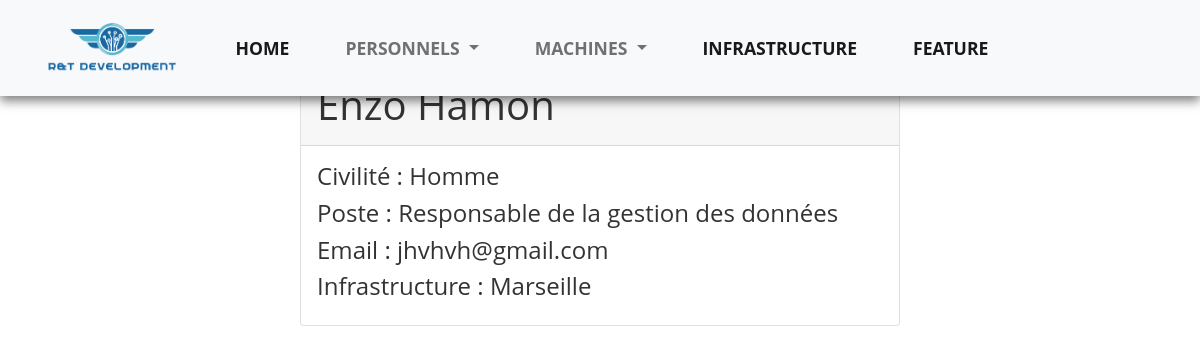
/computerApp/personnel/1 (signed in), run on the app's committed database.
### computerApp/models.py (models this page shows)
class Personnel(models.Model):
    Poste = (
        ('Ingénieur en sécurité informatique', 'Ingénieur en sécurité informatique'),
        ('Administrateur système', 'Administrateur système'),
        ('Administrateur réseau', 'Administrateur réseau'),
        ('Technicien support informatique', 'Technicien support informatique'),
        ("Analyste en systèmes d'information", "Analyste en systèmes d'information"),
        ("Développeur d'applications", "Développeur d'applications"),
        ('Responsable de la gestion des données', 'Responsable de la gestion des données'),
    )
    Infrastructure = (
        ('Poitiers', 'Poitiers'),
        ('Marseille', 'Marseille'),
        ('Châtellerault', 'Châtellerault'),
    )
    Civilite = (
        ('Homme',('Homme')),
        ('Femme',('Femme')),
        ('Indéfini',('Indéfini')),
    )
    id = models.AutoField(primary_key=True, editable=False)
    civilite = models.CharField(max_length = 32, choices=Civilite,default='Indéfini')
    prenom = models.CharField(max_length=200)
    nom = models.CharField(max_length=200)
    email = models.CharField(max_length=50,validators=[EmailValidator(message="Veuillez entrer une adresse email valide.")])
    poste = models.CharField(max_length = 40, choices=Poste,default='Employer')
    infrastructure = models.CharField(max_length = 60,choices=Infrastructure, default='Marseille')

### computerApp/views.py (the view)
# urls.py: path('personnel/<pk>' ,views.personnel_detail_view ,name='personnel-detail'),
def personnel_detail_view(request,pk):
    personnel = get_object_or_404(Personnel,id=pk)
    context = {"personnel":personnel}
    return render(request,'computerApp/personnel_detail.html',context)

### computerApp/templates/computerApp/personnel_detail.html
{% extends "index.html" %}
{% load static %}
{% block content%}
<link rel="stylesheet" type="text/css" href="{% static 'style_personnel_detail.css' %}">
<div style="margin-top:6%">
  <div class="container">
    <div class="card mx-auto mt-5 taille">
      <div class="card-header">
        <h1>{{personnel.prenom}} {{personnel.nom}}</h1>
      </div>
      <div class="card-body">
        <h4>Civilité : {{personnel.civilite}}</h4>
        <h4>Poste : {{personnel.poste}}</h4>
        <h4>Email : {{personnel.email}}</h4>
        <h4>Infrastructure : {{personnel.infrastructure}}</h4>
      </div>
    </div>
  </div>
</div>
{% endblock %}

### computerApp/static/styles.css (style rules this page uses)
* { margin: 0; padding: 0; box-sizing: border-box; }
.container { max-width: 1200px; margin-left: auto; margin-right: auto; padding-left: 15px; padding-right: 15px; }

### computerApp/static/style_personnel_detail.css (style rules this page uses)
.taille { max-width: 600px; }

### data on the page
Personnel: prenom "Enzo", nom "Hamon", civilite "Homme", poste "Responsable de la gestion des données", email "jhvhvh@gmail.com", infrastructure "Marseille"
